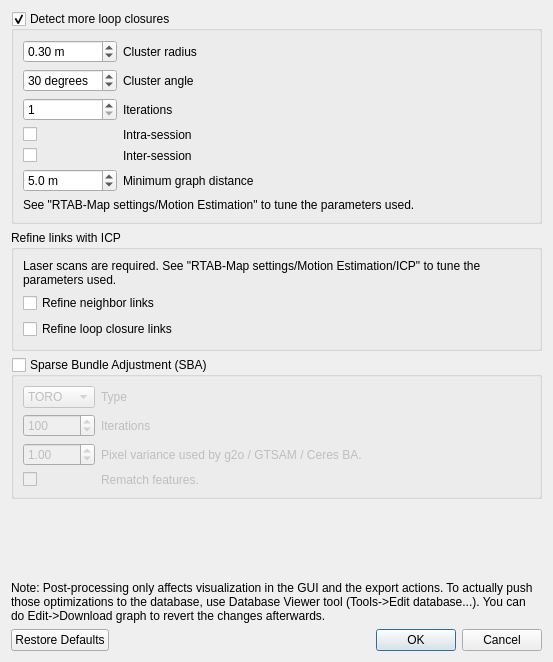
<?xml version="1.0" encoding="UTF-8"?>
<ui version="4.0">
 <class>PostProcessingDialog</class>
 <widget class="QDialog" name="PostProcessingDialog">
  <property name="geometry">
   <rect>
    <x>0</x>
    <y>0</y>
    <width>553</width>
    <height>662</height>
   </rect>
  </property>
  <property name="windowTitle">
   <string>Post-Processing</string>
  </property>
  <property name="windowIcon">
   <iconset resource="../GuiLib.qrc">
    <normaloff>:/images/RTAB-Map.ico</normaloff>:/images/RTAB-Map.ico</iconset>
  </property>
  <layout class="QVBoxLayout" name="verticalLayout_3">
   <item>
    <widget class="QGroupBox" name="detectMoreLoopClosures">
     <property name="title">
      <string>Detect more loop closures</string>
     </property>
     <property name="checkable">
      <bool>true</bool>
     </property>
     <layout class="QVBoxLayout" name="verticalLayout">
      <item>
       <layout class="QGridLayout" name="gridLayout" columnstretch="0,1">
        <item row="1" column="0">
         <widget class="QDoubleSpinBox" name="clusterAngle">
          <property name="suffix">
           <string> degrees</string>
          </property>
          <property name="decimals">
           <number>0</number>
          </property>
          <property name="minimum">
           <double>0.000000000000000</double>
          </property>
          <property name="maximum">
           <double>180.000000000000000</double>
          </property>
          <property name="value">
           <double>30.000000000000000</double>
          </property>
         </widget>
        </item>
        <item row="0" column="0">
         <widget class="QDoubleSpinBox" name="clusterRadius">
          <property name="suffix">
           <string> m</string>
          </property>
          <property name="minimum">
           <double>0.010000000000000</double>
          </property>
          <property name="maximum">
           <double>99.000000000000000</double>
          </property>
          <property name="singleStep">
           <double>0.010000000000000</double>
          </property>
          <property name="value">
           <double>0.300000000000000</double>
          </property>
         </widget>
        </item>
        <item row="4" column="1">
         <widget class="QLabel" name="label_9">
          <property name="text">
           <string>Inter-session</string>
          </property>
          <property name="wordWrap">
           <bool>true</bool>
          </property>
         </widget>
        </item>
        <item row="1" column="1">
         <widget class="QLabel" name="clusterAngle_label">
          <property name="text">
           <string>Cluster angle</string>
          </property>
          <property name="wordWrap">
           <bool>true</bool>
          </property>
         </widget>
        </item>
        <item row="0" column="1">
         <widget class="QLabel" name="label_3">
          <property name="text">
           <string>Cluster radius</string>
          </property>
          <property name="wordWrap">
           <bool>true</bool>
          </property>
         </widget>
        </item>
        <item row="2" column="0">
         <widget class="QSpinBox" name="iterations">
          <property name="minimum">
           <number>1</number>
          </property>
          <property name="maximum">
           <number>100</number>
          </property>
          <property name="value">
           <number>1</number>
          </property>
         </widget>
        </item>
        <item row="3" column="1">
         <widget class="QLabel" name="label_7">
          <property name="text">
           <string>Intra-session</string>
          </property>
          <property name="wordWrap">
           <bool>true</bool>
          </property>
         </widget>
        </item>
        <item row="3" column="0">
         <widget class="QCheckBox" name="intraSession">
          <property name="text">
           <string/>
          </property>
         </widget>
        </item>
        <item row="2" column="1">
         <widget class="QLabel" name="label_6">
          <property name="text">
           <string>Iterations</string>
          </property>
          <property name="wordWrap">
           <bool>true</bool>
          </property>
         </widget>
        </item>
        <item row="4" column="0">
         <widget class="QCheckBox" name="interSession">
          <property name="text">
           <string/>
          </property>
         </widget>
        </item>
        <item row="5" column="1">
         <widget class="QLabel" name="label_11">
          <property name="text">
           <string>Minimum graph distance</string>
          </property>
          <property name="wordWrap">
           <bool>true</bool>
          </property>
         </widget>
        </item>
        <item row="5" column="0">
         <widget class="QDoubleSpinBox" name="minGraphDistance">
          <property name="suffix">
           <string> m</string>
          </property>
          <property name="decimals">
           <number>1</number>
          </property>
          <property name="minimum">
           <double>0.0</double>
          </property>
          <property name="maximum">
           <double>1000.0</double>
          </property>
          <property name="singleStep">
           <double>0.5</double>
          </property>
          <property name="value">
           <double>5.0</double>
          </property>
         </widget>
        </item>
       </layout>
      </item>
      <item>
       <widget class="QLabel" name="label">
        <property name="text">
         <string>See &quot;RTAB-Map settings/Motion Estimation&quot; to tune the parameters used.</string>
        </property>
        <property name="wordWrap">
         <bool>true</bool>
        </property>
       </widget>
      </item>
     </layout>
    </widget>
   </item>
   <item>
    <widget class="QGroupBox" name="groupBox_3">
     <property name="title">
      <string>Refine links with ICP</string>
     </property>
     <property name="checkable">
      <bool>false</bool>
     </property>
     <layout class="QVBoxLayout" name="verticalLayout_2">
      <item>
       <widget class="QLabel" name="label_2">
        <property name="text">
         <string>Laser scans are required. See &quot;RTAB-Map settings/Motion Estimation/ICP&quot; to tune the parameters used.</string>
        </property>
        <property name="wordWrap">
         <bool>true</bool>
        </property>
       </widget>
      </item>
      <item>
       <widget class="QCheckBox" name="refineNeighborLinks">
        <property name="text">
         <string>Refine neighbor links</string>
        </property>
        <property name="checked">
         <bool>false</bool>
        </property>
       </widget>
      </item>
      <item>
       <widget class="QCheckBox" name="refineLoopClosureLinks">
        <property name="text">
         <string>Refine loop closure links</string>
        </property>
        <property name="checked">
         <bool>false</bool>
        </property>
       </widget>
      </item>
     </layout>
    </widget>
   </item>
   <item>
    <widget class="QGroupBox" name="sba">
     <property name="title">
      <string>Sparse Bundle Adjustment (SBA)</string>
     </property>
     <property name="checkable">
      <bool>true</bool>
     </property>
     <property name="checked">
      <bool>false</bool>
     </property>
     <layout class="QVBoxLayout" name="verticalLayout_4">
      <item>
       <layout class="QGridLayout" name="gridLayout_2" columnstretch="0,1">
        <item row="1" column="0">
         <widget class="QSpinBox" name="sba_iterations">
          <property name="minimum">
           <number>1</number>
          </property>
          <property name="maximum">
           <number>999999</number>
          </property>
          <property name="value">
           <number>100</number>
          </property>
         </widget>
        </item>
        <item row="1" column="1">
         <widget class="QLabel" name="label_8">
          <property name="text">
           <string>Iterations</string>
          </property>
          <property name="wordWrap">
           <bool>true</bool>
          </property>
         </widget>
        </item>
        <item row="2" column="1">
         <widget class="QLabel" name="label_variance">
          <property name="text">
           <string>Pixel variance used by g2o / GTSAM / Ceres BA.</string>
          </property>
          <property name="wordWrap">
           <bool>true</bool>
          </property>
         </widget>
        </item>
        <item row="2" column="0">
         <widget class="QDoubleSpinBox" name="sba_variance">
          <property name="suffix">
           <string/>
          </property>
          <property name="decimals">
           <number>2</number>
          </property>
          <property name="minimum">
           <double>0.010000000000000</double>
          </property>
          <property name="maximum">
           <double>999.000000000000000</double>
          </property>
          <property name="singleStep">
           <double>0.010000000000000</double>
          </property>
          <property name="value">
           <double>1.000000000000000</double>
          </property>
         </widget>
        </item>
        <item row="0" column="1">
         <widget class="QLabel" name="label_10">
          <property name="text">
           <string>Type</string>
          </property>
          <property name="wordWrap">
           <bool>true</bool>
          </property>
         </widget>
        </item>
        <item row="0" column="0">
         <widget class="QComboBox" name="comboBox_sbaType">
          <item>
           <property name="text">
            <string>TORO</string>
           </property>
          </item>
          <item>
           <property name="text">
            <string>g2o</string>
           </property>
          </item>
          <item>
           <property name="text">
            <string>GTSAM</string>
           </property>
          </item>
          <item>
           <property name="text">
            <string>Ceres</string>
           </property>
          </item>
          <item>
           <property name="text">
            <string>cvsba</string>
           </property>
          </item>
         </widget>
        </item>
        <item row="3" column="1">
         <widget class="QLabel" name="label_variance_2">
          <property name="text">
           <string>Rematch features.</string>
          </property>
          <property name="wordWrap">
           <bool>true</bool>
          </property>
         </widget>
        </item>
        <item row="3" column="0">
         <widget class="QCheckBox" name="sba_rematchFeatures">
          <property name="text">
           <string/>
          </property>
         </widget>
        </item>
       </layout>
      </item>
     </layout>
    </widget>
   </item>
   <item>
    <spacer name="verticalSpacer">
     <property name="orientation">
      <enum>Qt::Vertical</enum>
     </property>
     <property name="sizeHint" stdset="0">
      <size>
       <width>20</width>
       <height>40</height>
      </size>
     </property>
    </spacer>
   </item>
   <item>
    <widget class="QLabel" name="label_4">
     <property name="text">
      <string>Note: Post-processing only affects visualization in the GUI and the export actions. To actually push those optimizations to the database, use Database Viewer tool (Tools-&gt;Edit database...). You can do Edit-&gt;Download graph to revert the changes afterwards.</string>
     </property>
     <property name="wordWrap">
      <bool>true</bool>
     </property>
    </widget>
   </item>
   <item>
    <widget class="QDialogButtonBox" name="buttonBox">
     <property name="orientation">
      <enum>Qt::Horizontal</enum>
     </property>
     <property name="standardButtons">
      <set>QDialogButtonBox::Cancel|QDialogButtonBox::Ok|QDialogButtonBox::RestoreDefaults</set>
     </property>
    </widget>
   </item>
  </layout>
 </widget>
 <resources>
  <include location="../GuiLib.qrc"/>
 </resources>
 <connections/>
</ui>
